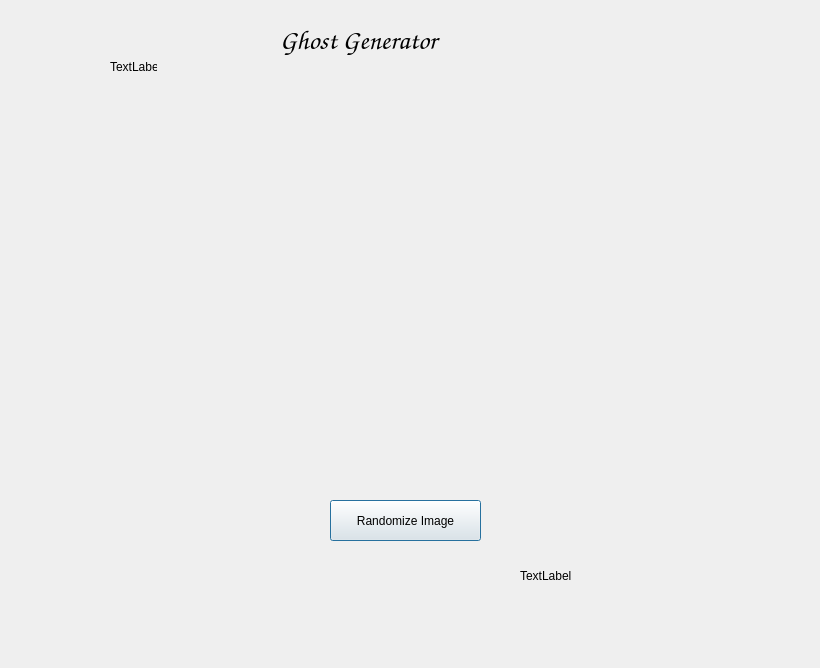
<?xml version="1.0" encoding="UTF-8"?>
<ui version="4.0">
 <class>Dialog</class>
 <widget class="QDialog" name="Dialog">
  <property name="geometry">
   <rect>
    <x>0</x>
    <y>0</y>
    <width>820</width>
    <height>668</height>
   </rect>
  </property>
  <property name="windowTitle">
   <string>Dialog</string>
  </property>
  <widget class="QPushButton" name="pushButton">
   <property name="geometry">
    <rect>
     <x>330</x>
     <y>500</y>
     <width>151</width>
     <height>41</height>
    </rect>
   </property>
   <property name="text">
    <string>Randomize Image</string>
   </property>
  </widget>
  <widget class="QLabel" name="label">
   <property name="geometry">
    <rect>
     <x>520</x>
     <y>510</y>
     <width>301</width>
     <height>131</height>
    </rect>
   </property>
   <property name="text">
    <string>TextLabel</string>
   </property>
  </widget>
  <widget class="QLabel" name="label_2">
   <property name="geometry">
    <rect>
     <x>280</x>
     <y>20</y>
     <width>231</width>
     <height>41</height>
    </rect>
   </property>
   <property name="font">
    <font>
     <family>Comic Sans MS</family>
     <pointsize>20</pointsize>
    </font>
   </property>
   <property name="text">
    <string>Ghost Generator</string>
   </property>
  </widget>
  <widget class="QLabel" name="label_3">
   <property name="geometry">
    <rect>
     <x>110</x>
     <y>60</y>
     <width>47</width>
     <height>13</height>
    </rect>
   </property>
   <property name="text">
    <string>TextLabel</string>
   </property>
  </widget>
  <widget class="QWidget" name="widget" native="true">
   <property name="geometry">
    <rect>
     <x>220</x>
     <y>90</y>
     <width>321</width>
     <height>351</height>
    </rect>
   </property>
  </widget>
 </widget>
 <resources/>
 <connections/>
</ui>
